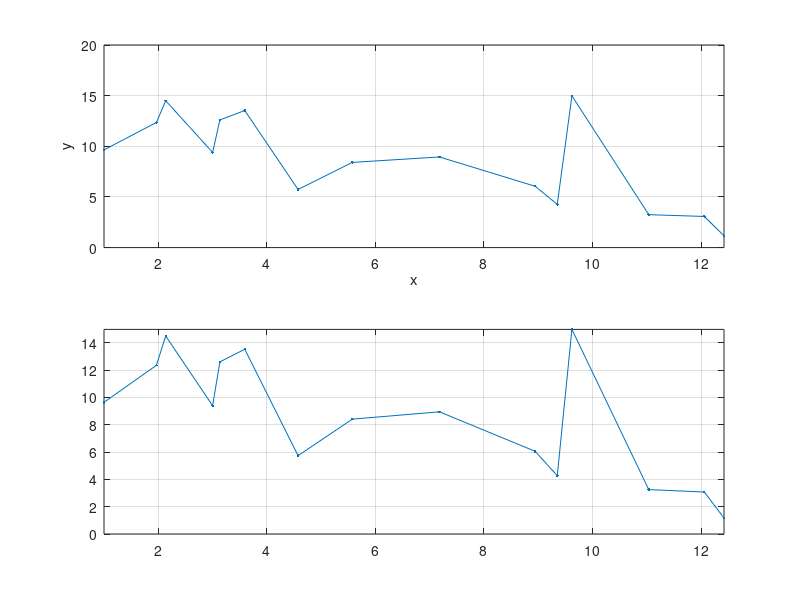

Source code (MATLAB):
%Matlab script.
%Scrolling map with wrap around demo.
%Tested with Matlab R2007a.
%Samil Korkmaz, November 2015.
%Licence: Public Domain.
clc; clear all;
n=15; 
%generate x coordinates:
ax = 0.1; bx = 2;
ddx = ax + (bx-ax) * rand(1,n); %distances between x coordinates
xList(1) = 1;
for i=2:n
    xList(i) = xList(i-1) + ddx(i);
end
% xList = [1 2.5 3 4 6];

%generate y coordinates:
ay = 0.5; by = 15;
yList = ay + (by-ay) * rand(1,n);
% yList = [0 1 1 0 2];

%size of screen:
screenXMin = min(xList); screenXMax = max(xList); xlim([screenXMin screenXMax]);
%screenXMin = 2; screenXMax = 4.5; xlim([screenXMin screenXMax]);
screenYMin = 0; screenYMax = max(yList); ylim([screenYMin screenYMax])

clf; subplot(2,1,1); plot(xList, yList, '.-'); grid on; xlim([min(xList) max(xList)]);
xlabel('x');ylabel('y')

scrollX = ax;
dispXlist = xList;
dxLastAndFirstPoint = (ax+bx)/2; %can be any value, I choose to set it to average
dispXDiff = [diff(xList) dxLastAndFirstPoint]; %add x distance between last point and first point to the end of vector
dispYlist = yList;

%axes('Parent',gcf,'Position',[0.28 0.11 0.395 0.341]); %create smaller second plot
axes('Parent',gcf,'Position',[0.13 0.11 0.775 0.341]); %create smaller second plot
plot(dispXlist, dispYlist, '.-'); grid on; xlim([screenXMin screenXMax]); ylim([screenYMin screenYMax]);
pause
%scroll to right
for i = 1:5*length(xList)
    dispXlist = dispXlist + scrollX;
    if dispXlist(1) >= screenXMin %leftmost point is on screen, create point at beginning of list and delete point at end of list.
        disp(['shift list right ', num2str(i)])
        dispXlist = [dispXlist(1) - dispXDiff(end) dispXlist];
        dispXDiff = [dispXDiff(end) dispXDiff];
        
        dispXDiff(end) = [];
        dispXlist(end) = [];        
        
        dispYlist = [dispYlist(end) dispYlist]; dispYlist(end) = [];     
    end    
    plot(dispXlist, dispYlist, '.-'); grid on;
%     title(['dispXDiff = ', sprintf('%1.2f, ', dispXDiff)]);
    xlim([screenXMin screenXMax]); ylim([screenYMin screenYMax]);
    pause
end
%scroll to left
for i = 1:5*length(xList)    
    dispXlist = dispXlist - scrollX;
    if dispXlist(end) <= screenXMax %rightmost point is on screen, create point at end of list and delete point at beginning of list.        
        disp(['shift list left ', num2str(i)])
        dispXlist = [dispXlist dispXlist(end) + dispXDiff(end)];
        dispXDiff = [dispXDiff dispXDiff(1) ];
         
        dispXDiff(1) = [];        
        dispXlist(1) = [];        
        
        dispYlist = [dispYlist dispYlist(1)]; dispYlist(1) = [];        
    end    
    plot(dispXlist, dispYlist, '.-'); grid on;
%     title(['dispXDiff = ', sprintf('%1.2f, ', dispXDiff)]); 
    xlim([screenXMin screenXMax]); ylim([screenYMin screenYMax]);
    pause  
end
